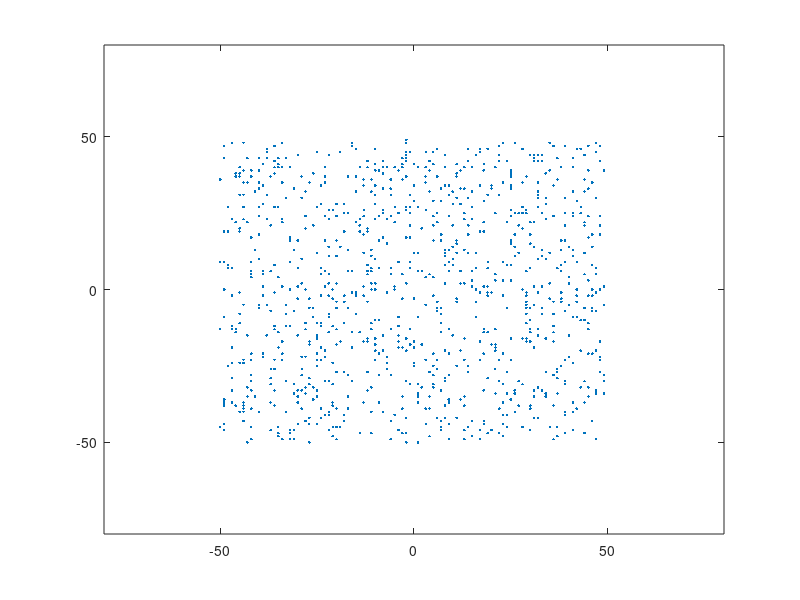
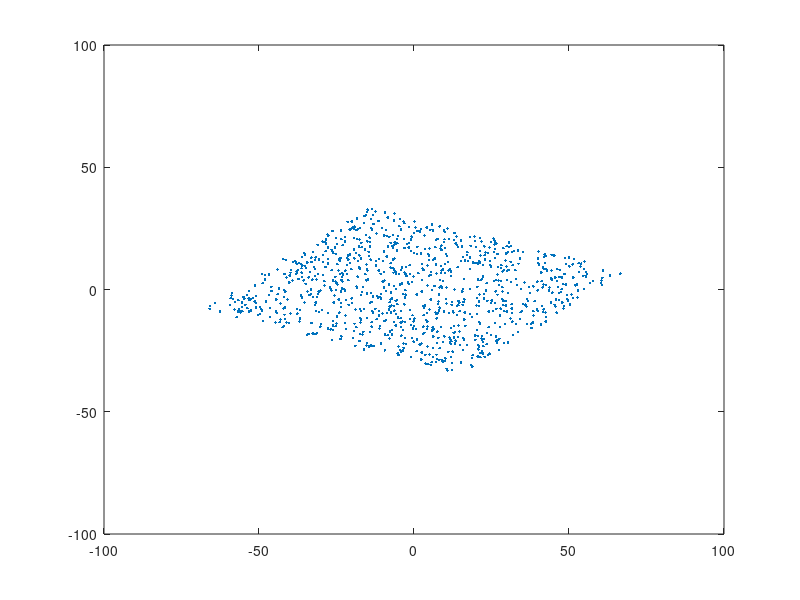
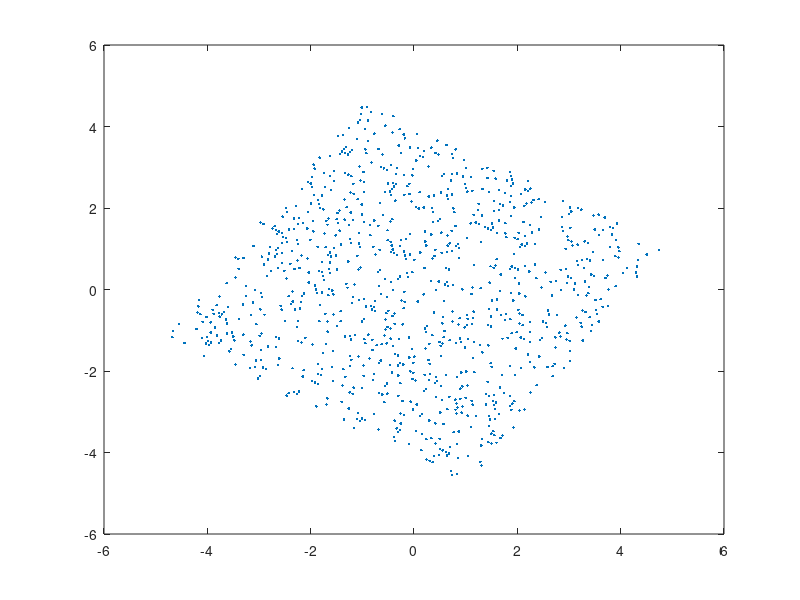
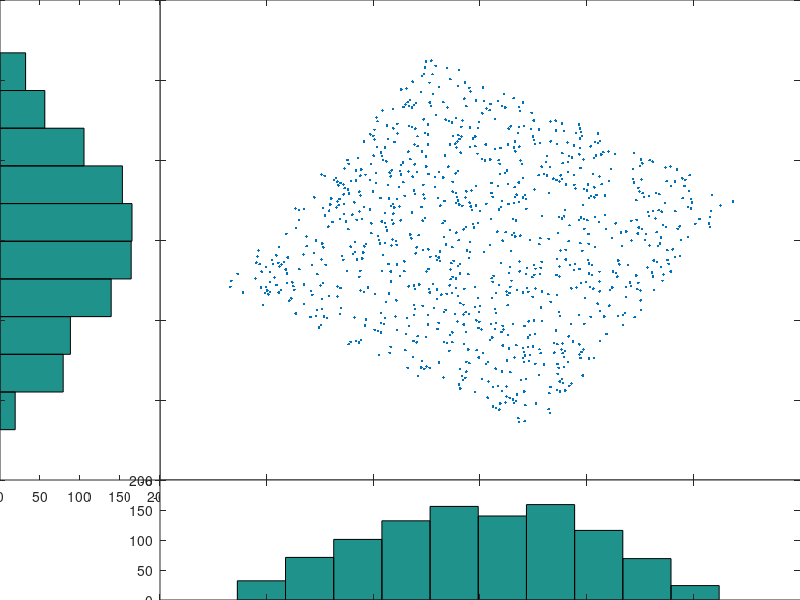

Source code (MATLAB) for these figures, in order:
POINTS = 1000; % number of points to plot

% define the two random variables
% -------------------------------
for i=1:POINTS
	A(i) = round(rand*99)-50;              % A
	B(i) = round(rand*99)-50;              % B
end;
figure; plot(A,B, '.');                        % plot the variables
set(gca, 'xlim', [-80 80], 'ylim', [-80 80]);  % redefines limits of the graph

% mix linearly these two variables
% --------------------------------
M1 = 0.54*A - 0.84*B;                          % mixing 1
M2 = 0.42*A + 0.27*B;                          % mixing 2
figure; plot(M1,M2, '.');                      % plot the mixing
set(gca, 'ylim', get(gca, 'xlim'));            % redefines limits of the graph

% withen the data
% ---------------
x = [M1;M2];
c=cov(x')		 % covariance
sq=inv(sqrtm(c));        % inverse of square root
mx=mean(x');             % mean
xx=x-mx'*ones(1,POINTS); % subtract the mean
xx=2*sq*xx;              
cov(xx')                 % the covariance is now a diagonal matrix
figure; plot(xx(1,:), xx(2,:), '.');

% show projections
% ----------------
figure; 
axes('position', [0.2 0.2 0.8 0.8]); plot(xx(1,:), xx(2,:), '.'); hold on;
axes('position', [0   0.2 0.2 0.8]); hist(xx(1,:));  set(gca, 'view', [90 90]);
axes('position', [0.2 0   0.8 0.2]); hist(xx(2,:));

% show projections
% ----------------
figure; 
axes('position', [0.2 0.2 0.8 0.8]); plot(A,B, '.'); hold on;
axes('position', [0   0.2 0.2 0.8]); hist(A);  set(gca, 'view', [90 90]);
axes('position', [0.2 0   0.8 0.2]); hist(B);

